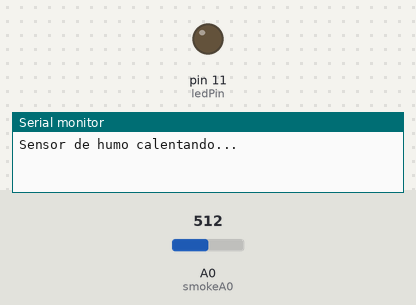
A sketch run on a simulated Arduino Uno, built with avr-gcc and run on an emulated ATmega328P. Parts: output pins drawn as LEDs (lit = HIGH), the last lines printed to the serial monitor. The test bench sets the inputs (shaded band); at power-on: A0 (smokeA0) = 512.

Above: at 0.1 s.
At 20.1 s:
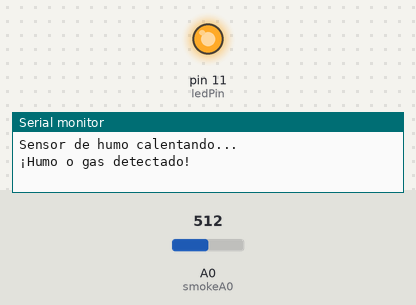
Timing chart, 0 to 21.6 s (numbered marks = the images above):
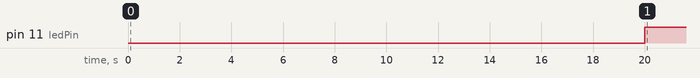

The sketch:

arduino_project.ino.ino
```cpp
// Definir pines
int smokeA0 = A0;
int ledPin = 11; // LED para indicar la detección de humo

void setup() {
  // Configurar pines
  pinMode(ledPin, OUTPUT);
  pinMode(smokeA0, INPUT);
  Serial.begin(9600); // Iniciar comunicación serial
  Serial.println("Sensor de humo calentando...");
  delay(20000); // Permitir que el sensor de humo se caliente
}

void loop() {
  // Leer valor del sensor
  int sensorValue = analogRead(smokeA0);

  // Comprobar si se detecta humo
  if (sensorValue > 300) {
    Serial.println("¡Humo o gas detectado!");
    // Encender LED indicador de humo
    digitalWrite(ledPin, HIGH);
  } else {
    Serial.println("Humo o gas no detectado");
    // Apagar LED indicador de humo
    digitalWrite(ledPin, LOW);
  }

  // Esperar un tiempo antes de tomar la siguiente lectura
  delay(2000);
}
```

Measured:
- by itself, pin 11 (ledPin): LOW → HIGH at 20.0 s
